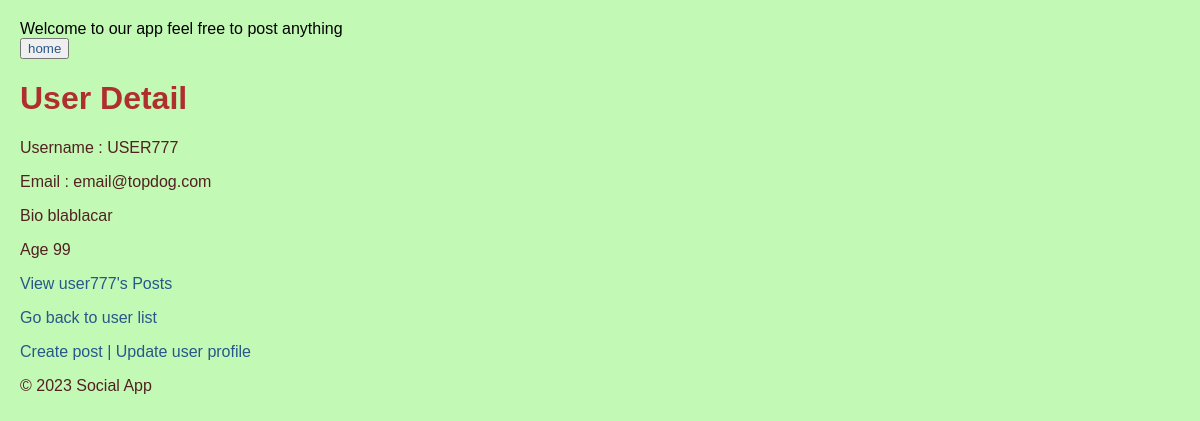
/users/user777/, run on the app's committed database.
### social_app/models.py (models this page shows, shortened)
class User(models.Model):
    username = models.CharField(max_length=50,unique=True,validators=[validate_bad_words,validators.validate_slug])
    email = models.EmailField(unique=True,validators=[valide_email,validators.EmailValidator(message='enter a valid email')])
    bio = models.TextField(blank=True,validators=[validate_bad_words])
    joined_at = models.DateTimeField(default=timezone.now)
    age = models.PositiveIntegerField(null=True,validators=[validate_age])
    class Meta:
        ordering = ['-joined_at','username']
        constraints = [models.UniqueConstraint(fields=['username','email'],name='unique email/username')]
        db_table = 'users table'
        verbose_name = 'users from the app'

### social_app/views.py (the view)
# urls.py: path('users/<str:username>/',user_details,name='user_detail'),
def user_details(request, username):
    user = get_object_or_404(User, username=username)
    return render(request, 'social_app/user_detail.html', {'user': user})

### social_app/templates/social_app/user_detail.html
{% extends 'social_app/base.html' %}
{% load static %}
    {% block content %}
    <link rel="stylesheet" type="text/css" href="{% static 'social_app/styles.css' %}">
    <h1>User Detail</h1>
    <p>Username : {{ user.username|upper }}</p>
    <p>Email : {{ user.email }}</p>
    <p>Bio {{ user.bio }}</p>
    <p>Age {{ user.age }}</p>
    <a href="{% url 'user_posts' username=user.username %}">View {{ user.username }}'s Posts</a>
    <p><a href="{% url 'user_list' %}">Go back to user list</a></p>
    <a href="{% url 'create_post' username=user.username %}">Create post</a>
    <a href="{% url 'update_user' username=user.username %}">| Update user profile</a>
    {% endblock %} user_detail.html

### social_app/static/social_app/styles.css (style rules this page uses)
body { font-family: 'Arial', sans-serif; margin: 20px; padding: 0; background-color: #c2f9b5; }
h1 { color: #af2f2f; }
p { color: #522121; }
a { color: #28578a; text-decoration: none; }

### data on the page
User: username "USER777", email "email@topdog.com", bio "blablacar", age "99", username "user777"
